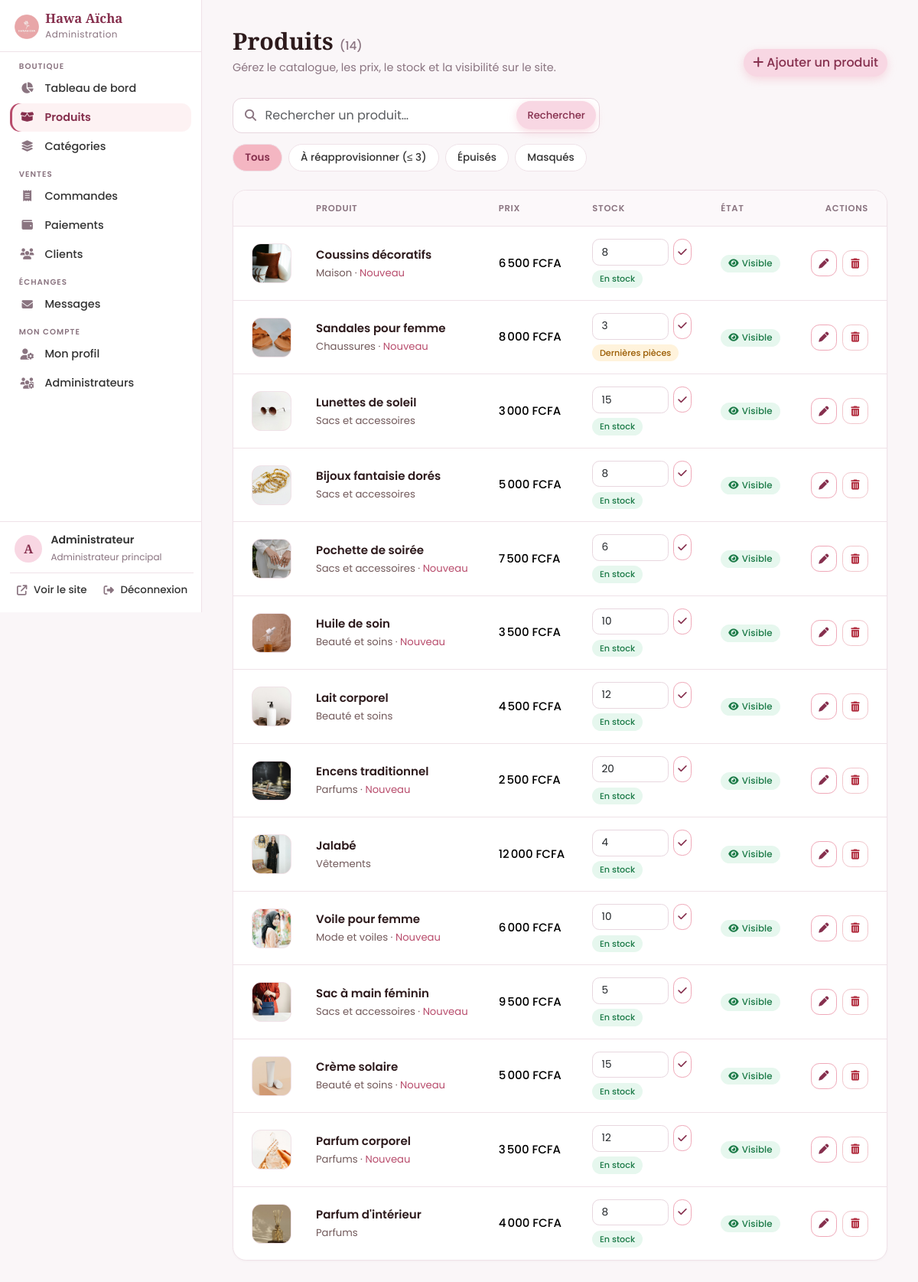
The page /admin/produits.php (signed in) on the database its author committed.
### tables this page shows
CREATE TABLE IF NOT EXISTS produits (
  id INT AUTO_INCREMENT PRIMARY KEY,
  categorie_id INT NULL,
  nom VARCHAR(150) NOT NULL,
  description TEXT NULL,
  prix INT NOT NULL DEFAULT 0,
  stock INT NOT NULL DEFAULT 0,
  image VARCHAR(120) NULL,
  nouveau TINYINT(1) NOT NULL DEFAULT 0,
  actif TINYINT(1) NOT NULL DEFAULT 1,
  created_at TIMESTAMP NOT NULL DEFAULT CURRENT_TIMESTAMP,
  date_modification TIMESTAMP NULL DEFAULT NULL ON UPDATE CURRENT_TIMESTAMP,
  INDEX idx_produits_actif (actif),
  CONSTRAINT fk_produit_categorie FOREIGN KEY (categorie_id) REFERENCES categories(id) ON DELETE SET NULL,
  CONSTRAINT chk_produits_stock CHECK (stock >= 0),
  CONSTRAINT chk_produits_prix CHECK (prix >= 0)
);

CREATE TABLE IF NOT EXISTS categories (
  id INT AUTO_INCREMENT PRIMARY KEY,
  nom VARCHAR(100) NOT NULL,
  description TEXT NULL,
  icone VARCHAR(50) NOT NULL DEFAULT 'fa-gem',
  created_at TIMESTAMP NOT NULL DEFAULT CURRENT_TIMESTAMP
);

### includes/functions.php (called while the page is built, shortened)
<?php
require_once __DIR__ . '/db.php';
function e($v): string
{
    return htmlspecialchars((string)$v, ENT_QUOTES, 'UTF-8');
}
function fcfa($n): string
{
    return number_format((int)$n, 0, ',', "\u{202F}") . ' FCFA';
}
function base_url(string $path = ''): string
{
    return BASE_URL . '/' . ltrim($path, '/');
}
function logo_url(): string
{
    return file_exists(__DIR__ . '/../assets/img/logo.png')
        ? base_url('assets/img/logo.png')
        : base_url('assets/img/logo.svg');
}
    ?>
    <?php
function stock_info(int $stock): array
{
    if ($stock <= SEUIL_STOCK) {
        return ['Dernières pièces', 'low'];
    }
    return ['En stock', 'ok'];
}
function product_image(?string $img): ?string
{
    return $img ? base_url('uploads/' . rawurlencode($img)) : null;
}
    ?>

### includes/db.php (called while the page is built)
<?php
function db(): PDO
{
    static $pdo = null;
    if ($pdo === null) {
        $dsn = defined('DB_DSN')
            ? DB_DSN
            : sprintf('mysql:host=%s;dbname=%s;charset=utf8mb4', DB_HOST, DB_NAME);
        try {
            $pdo = new PDO($dsn, DB_USER, DB_PASS, [
                PDO::ATTR_ERRMODE            => PDO::ERRMODE_EXCEPTION,
                PDO::ATTR_DEFAULT_FETCH_MODE => PDO::FETCH_ASSOC,
                PDO::ATTR_EMULATE_PREPARES   => false,
            ]);
        } catch (PDOException $e) {
            http_response_code(500);
            exit('Connexion à la base de données impossible. Vérifiez le fichier config.php.');
        }
    }
    return $pdo;
}

### admin/_auth.php (called while the page is built, shortened)
<?php
require_once __DIR__ . '/../includes/functions.php';
function require_admin(): void
{
    $st = db()->prepare('SELECT id, username, prenom, nom, email, telephone, role, actif, derniere_connexion, date_creation FROM admins WHERE id = ?');
    $st->execute([(int)$_SESSION['admin_id']]);
    $adminConnecte = $st->fetch() ?: null;
}
function est_principal(): bool
{
    global $adminConnecte;
    return ($adminConnecte['role'] ?? '') === 'principal';
}
require_admin();

### admin/produits.php (the view, shortened to what this page needs)
<?php
require_once __DIR__ . '/_auth.php';
$adminPage = 'produits';
require __DIR__ . '/_header.php';
$q = trim($_GET['q'] ?? '');
$filtreStock = $_GET['stock'] ?? '';
$sql = 'SELECT p.*, c.nom AS categorie, c.icone FROM produits p LEFT JOIN categories c ON c.id = p.categorie_id WHERE 1 = 1';
$params = [];
if ($filtreStock === 'epuise') {
    $sql .= ' AND p.stock <= 0';
} elseif ($filtreStock === 'faible') {
    $sql .= ' AND p.stock <= ?';
    $params[] = SEUIL_STOCK;
} elseif ($filtreStock === 'masques') {
    $sql .= ' AND p.actif = 0';
} else {
    $filtreStock = '';
}
$sql .= $filtreStock === 'faible' ? ' ORDER BY p.stock, p.nom' : ' ORDER BY p.id DESC';
$st = db()->prepare($sql);
$st->execute($params);
$produits = $st->fetchAll();
?>
<div class="admin-head">
  <div>
    <h1 class="page-title">Produits <span class="compteur-titre">(<?= count($produits) ?>)</span></h1>
    <p class="admin-sous">Gérez le catalogue, les prix, le stock et la visibilité sur le site.</p>
  </div>
  <div class="admin-head-actions">
    <a href="produit_form.php" class="btn btn-rose"><i class="fa-solid fa-plus me-1"></i>Ajouter un produit</a>
  </div>
</div>
<div class="admin-filtres">
  <form method="get" class="admin-recherche" role="search">
    <input type="search" name="q" value="<?= e($q) ?>" class="form-control" placeholder="Rechercher un produit…" aria-label="Rechercher un produit">
    <button class="btn btn-rose btn-sm">Rechercher</button>
  </form>
  <div class="chips">
    <?php foreach (['' => 'Tous', 'faible' => 'À réapprovisionner (≤ ' . SEUIL_STOCK . ')', 'epuise' => 'Épuisés', 'masques' => 'Masqués'] as $k => $label): ?>
      <a class="chip <?= $filtreStock === $k ? 'active' : '' ?>" href="produits.php?<?= e(http_build_query(array_filter(['stock' => $k, 'q' => $q]))) ?>"><?= e($label) ?></a>
    <?php endforeach; ?>
  </div>
</div>
<div class="panel panel-table">
<?php if ($produits): ?>
  <div class="table-responsive">
    <table class="table table-rose align-middle">
      <thead><tr><th style="width:76px"></th><th>Produit</th><th>Prix</th><th>Stock</th><th>État</th><th class="text-end">Actions</th></tr></thead>
      <tbody>
      <?php foreach ($produits as $p): $img = product_image($p['image']); ?>
        <tr class="<?= $p['actif'] ? '' : 'opacity-50' ?>">
          <td><?php if ($img): ?><img class="admin-thumb" src="<?= e($img) ?>" alt=""><?php else: ?><span class="admin-thumb"><i class="fa-solid <?= e($p['icone'] ?? 'fa-gem') ?>"></i></span><?php endif; ?></td>
          <td style="min-width:200px"><span class="cellule-principale"><?= e($p['nom']) ?></span><div class="small text-muted"><?= e($p['categorie'] ?? 'Sans catégorie') ?><?= $p['nouveau'] ? ' · <span style="color:var(--rose)">Nouveau</span>' : '' ?></div></td>
          <td class="text-nowrap fw-medium"><?= fcfa($p['prix']) ?></td>
          <td>
            <div class="stock-cellule">
              <form method="post">
                <input type="number" name="stock" min="0" value="<?= (int)$p['stock'] ?>" class="form-control form-control-sm" aria-label="Stock de <?= e($p['nom']) ?>">
                <button class="btn btn-outline-rose btn-sm btn-ic" title="Enregistrer le stock"><i class="fa-solid fa-check"></i></button>
              </form>
              <?php [$sl, $sc] = stock_info((int)$p['stock']); ?><span class="stock-badge stock-<?= e($sc) ?> m-0"><?= e($sl) ?></span>
            </div>
          </td>
          <td>
            <form method="post">
              <button class="badge rounded-pill border-0 text-bg-<?= $p['actif'] ? 'success' : 'secondary' ?>" title="Cliquer pour changer"><i class="fa-solid <?= $p['actif'] ? 'fa-eye' : 'fa-eye-slash' ?> me-1"></i><?= $p['actif'] ? 'Visible' : 'Masqué' ?></button>
            </form>
          </td>
          <td class="text-end">
            <div class="admin-actions">
              <a class="btn btn-outline-rose btn-sm btn-ic" href="produit_form.php?id=<?= (int)$p['id'] ?>" title="Modifier"><i class="fa-solid fa-pen"></i></a>
              <?php if (est_principal()): ?>
              <form method="post" data-confirm-titre="Supprimer ce produit ?" data-confirm="« <?= e($p['nom']) ?> » sera retiré définitivement du catalogue, avec sa photo." data-confirm-ok="Supprimer">
                <button class="btn btn-outline-danger btn-sm btn-ic" title="Supprimer"><i class="fa-solid fa-trash-can"></i></button>
              </form>
              <?php endif; ?>
            </div>
          </td>
        </tr>
      <?php endforeach; ?>
      </tbody>
    </table>
  </div>
<?php else: ?>
  <div class="admin-vide"><i class="fa-solid fa-box-open"></i>Aucun produit. <a href="produit_form.php">Ajoutez le premier !</a></div>
<?php endif; ?>
</div>
<?php require __DIR__ . '/_footer.php'; ?>

### admin/_header.php (shortened to what this page needs)
<?php
require_once __DIR__ . '/_auth.php';
$adminPage = $adminPage ?? '';
$sections = [
    'Boutique' => [
        'dashboard'  => ['index.php',      'fa-chart-pie',   'Tableau de bord'],
        'produits'   => ['produits.php',   'fa-box-open',    'Produits'],
        'categories' => ['categories.php', 'fa-layer-group', 'Catégories'],
    ],
    'Ventes' => [
        'commandes'  => ['commandes.php',  'fa-receipt',     'Commandes'],
        'paiements'  => ['paiements.php',  'fa-wallet',      'Paiements'],
        'clients'    => ['clients.php',    'fa-users',       'Clients'],
    ],
    'Échanges' => [
        'messages'   => ['messages.php',   'fa-envelope',    'Messages'],
    ],
    'Mon compte' => [
        'profil'     => ['profil.php',     'fa-user-gear',   'Mon profil'],
    ],
];
if (est_principal()) {
    $sections['Mon compte']['admins'] = ['administrateurs.php', 'fa-users-gear', 'Administrateurs'];
}
$nbMessagesNonLus = (int)db()->query('SELECT COUNT(*) FROM messages_contact WHERE lu = 0')->fetchColumn();
$nbPaiementsDeclares = (int)db()->query("SELECT COUNT(*) FROM paiements WHERE statut_paiement = 'en_attente' AND date_declaration IS NOT NULL")->fetchColumn();
$pastilles = ['messages' => $nbMessagesNonLus, 'paiements' => $nbPaiementsDeclares];
?><!DOCTYPE html>
<html lang="fr">
<head>
  <link href="https://cdn.jsdelivr.net/npm/bootstrap@5.3.3/dist/css/bootstrap.min.css" rel="stylesheet">
  <link href="https://cdnjs.cloudflare.com/ajax/libs/font-awesome/6.5.2/css/all.min.css" rel="stylesheet">
  <link href="<?= e(base_url('assets/css/style.css')) ?>" rel="stylesheet">
  <link href="<?= e(base_url('assets/css/admin.css')) ?>" rel="stylesheet">
</head>
<body class="admin-body">
<div class="admin-shell">
  <aside class="admin-sidebar offcanvas-lg offcanvas-start" id="asidebar" tabindex="-1" aria-label="Menu de l'administration">
    <div class="admin-brand">
      <a class="d-flex align-items-center gap-2" href="index.php">
        <img src="<?= e(logo_url()) ?>" alt="" height="38">
        <span><span class="brand-text d-block">Hawa Aïcha</span><small>Administration</small></span>
      </a>
    </div>
    <nav class="admin-menu">
      <?php foreach ($sections as $section => $liens): ?>
        <div class="admin-menu-titre"><?= e($section) ?></div>
        <ul class="list-unstyled mb-0">
          <?php foreach ($liens as $k => [$href, $ico, $txt]): $pastille = $pastilles[$k] ?? 0; ?>
            <li><a class="admin-menu-lien <?= $adminPage === $k ? 'active' : '' ?>" href="<?= $href ?>"<?= $adminPage === $k ? ' aria-current="page"' : '' ?>>
              <i class="fa-solid <?= $ico ?>"></i><span><?= $txt ?></span><?php if ($pastille): ?><span class="admin-pastille"><?= $pastille ?></span><?php endif; ?>
            </a></li>
          <?php endforeach; ?>
        </ul>
      <?php endforeach; ?>
    </nav>
    <div class="admin-sidebar-pied">
      <a class="admin-connecte" href="profil.php" title="Mon profil">
        <span class="admin-connecte-avatar"><?= e(mb_strtoupper(mb_substr($_SESSION['admin_nom'] ?? 'A', 0, 1))) ?></span>
        <span class="min-w-0"><strong class="d-block text-truncate"><?= e($_SESSION['admin_nom'] ?? '') ?></strong><small><?= e(ROLES_ADMIN[$adminConnecte['role']][0] ?? '') ?></small></span>
      </a>
      <a class="admin-menu-lien" href="<?= e(base_url('index.php')) ?>" target="_blank"><i class="fa-solid fa-arrow-up-right-from-square"></i><span>Voir le site</span></a>
      <form method="post" action="logout.php"><?= csrf_field() ?><button class="admin-menu-lien admin-deconnexion"><i class="fa-solid fa-right-from-bracket"></i><span>Déconnexion</span></button></form>
    </div>
  </aside>
  <div class="admin-main">
    <main class="admin-content">

### assets/css/style.css (style rules this page uses)
:root { --rose-logo: #E8A4A8; --rose-pastel: #F8D7E3; --rose-saumon: #F4B6C2; --rose-poudre: #EFA8B8; --rose: #B84C6C; --rose-dark: #86304E; --rose-mid: #EFA8B8; --rose-soft: #F7D9DB; --rose-bg: #FDF2F3; --rose-rgb: 184, 76, 108; --rose-dark-rgb: 134, 48, 78; --rose-mid-rgb: 239, 168, 184; --rose-profond-rgb: 60, 22, 38; --creme: #FEF8F9; --ink: #333333; --titre: #2D1A1C; --muted: #725A5B; --ligne: #F4DDDE; --pied: #29191A; --pied-texte: #EAD7D8; --pied-doux: #C2AEAF; --pied-bas: #AE9799; --white: #fff; --rayon: 1.4rem; --shadow: 0 10px 30px rgba(var(--rose-dark-rgb), .08); --shadow-hover: 0 18px 40px rgba(var(--rose-dark-rgb), .16); --bs-primary: #B84C6C; --bs-link-color: #86304E; --bs-link-hover-color: #B84C6C; }
body { font-family: 'Poppins', system-ui, sans-serif; background: var(--creme); color: var(--ink); -webkit-font-smoothing: antialiased; overflow-x: hidden; }
h1, h2, h3, h4, .brand-text, .section-title, .page-title { font-family: 'Playfair Display', Georgia, serif; font-weight: 700; color: var(--titre); }
a { text-decoration: none; color: var(--rose-dark); }
.text-muted { color: var(--muted) !important; }
img { max-width: 100%; }
.brand-text { color: var(--rose-dark); font-size: 1.35rem; }
.btn { font-weight: 500; }
.btn-rose { background: var(--rose-pastel); color: var(--rose-dark); font-weight: 600; border: 0; border-radius: 50rem; box-shadow: 0 6px 16px rgba(var(--rose-mid-rgb), .45); transition: transform .15s, box-shadow .15s, background .15s; }
.btn-outline-rose { color: var(--rose-dark); border: 1.5px solid var(--rose-poudre); border-radius: 50rem; background: #fff; }
.page-title { font-size: clamp(1.75rem, 4vw, 2.4rem); }
.stock-badge { align-self: flex-start; font-size: .7rem; font-weight: 500; padding: .18rem .6rem; border-radius: 50rem; margin-top: .3rem; }
.stock-ok { background: #e6f7ee; color: #1b7a47; }
.stock-low { background: #fff3dc; color: #9a5b00; }
.chips { display: flex; gap: .5rem; overflow-x: auto; padding-bottom: .3rem; scrollbar-width: none; }
.chip { display: inline-flex; align-items: center; padding: .5rem 1.05rem; border-radius: 50rem; background: #fff; color: var(--ink); font-size: .86rem; font-weight: 500; white-space: nowrap; border: 1px solid var(--ligne); transition: .2s; }
.chip.active { background: var(--rose-saumon); border-color: var(--rose-saumon); color: var(--rose-dark); font-weight: 600; }
.panel { background: #fff; border-radius: var(--rayon); padding: 1.5rem; box-shadow: var(--shadow); border: 1px solid #fff; }
.form-control, .form-select { border-radius: .9rem; border: 1.5px solid var(--ligne); padding: .65rem 1rem; background-color: #fff; }
.table-rose { --bs-table-bg: transparent; }
.table-rose thead th { background: var(--rose-bg); color: var(--rose-dark); border: 0; font-weight: 600; white-space: nowrap; font-size: .85rem; }
.table-rose thead th:first-child { border-radius: 1rem 0 0 1rem; }
.table-rose thead th:last-child { border-radius: 0 1rem 1rem 0; }
.admin-thumb { width: 48px; height: 48px; border-radius: .8rem; object-fit: cover; background: var(--rose-soft); display: grid; place-items: center; color: var(--rose); }
.min-w-0 { min-width: 0; }

### rows shown on the page
produits: image (picture), nom "Coussins décoratifs", categorie.nom "Maison", nouveau "Nouveau", prix "6 500 FCFA", stock "8", sl "En stock", actif 1 (drawn)
produits: image (picture), nom "Sandales pour femme", categorie.nom "Chaussures", nouveau "Nouveau", prix "8 000 FCFA", stock "3", sl "Dernières pièces", actif 1 (drawn)
produits: image (picture), nom "Lunettes de soleil", categorie.nom "Sacs et accessoires", prix "3 000 FCFA", stock "15", sl "En stock", actif 1 (drawn)
produits: image (picture), nom "Bijoux fantaisie dorés", categorie.nom "Sacs et accessoires", prix "5 000 FCFA", stock "8", sl "En stock", actif 1 (drawn)
produits: image (picture), nom "Pochette de soirée", categorie.nom "Sacs et accessoires", nouveau "Nouveau", prix "7 500 FCFA", stock "6", sl "En stock", actif 1 (drawn)
produits: image (picture), nom "Huile de soin", categorie.nom "Beauté et soins", nouveau "Nouveau", prix "3 500 FCFA", stock "10", sl "En stock", actif 1 (drawn)
produits: image (picture), nom "Lait corporel", categorie.nom "Beauté et soins", prix "4 500 FCFA", stock "12", sl "En stock", actif 1 (drawn)
produits: image (picture), nom "Encens traditionnel", categorie.nom "Parfums", nouveau "Nouveau", prix "2 500 FCFA", stock "20", sl "En stock", actif 1 (drawn)
produits: image (picture), nom "Jalabé", categorie.nom "Vêtements", prix "12 000 FCFA", stock "4", sl "En stock", actif 1 (drawn)
produits: image (picture), nom "Voile pour femme", categorie.nom "Mode et voiles", nouveau "Nouveau", prix "6 000 FCFA", stock "10", sl "En stock", actif 1 (drawn)
produits: image (picture), nom "Sac à main féminin", categorie.nom "Sacs et accessoires", nouveau "Nouveau", prix "9 500 FCFA", stock "5", sl "En stock", actif 1 (drawn)
produits: image (picture), nom "Crème solaire", categorie.nom "Beauté et soins", nouveau "Nouveau", prix "5 000 FCFA", stock "15", sl "En stock", actif 1 (drawn)
produits: image (picture), nom "Parfum corporel", categorie.nom "Parfums", nouveau "Nouveau", prix "3 500 FCFA", stock "12", sl "En stock", actif 1 (drawn)
produits: image (picture), nom "Parfum d'intérieur", categorie.nom "Parfums", prix "4 000 FCFA", stock "8", sl "En stock", actif 1 (drawn)

### other values the page prints
$section "BOUTIQUE"
$txt "Tableau de bord"
$txt "Produits"
$txt "Catégories"
$section "VENTES"
$txt "Commandes"
$txt "Paiements"
$txt "Clients"
$section "ÉCHANGES"
$txt "Messages"
$section "MON COMPTE"
$txt "Mon profil"
$txt "Administrateurs"
mb_strtoupper(mb_substr($_SESSION['admin_nom'] ?? 'A', 0, 1)) "A"
$_SESSION['admin_nom'] "Administrateur"
